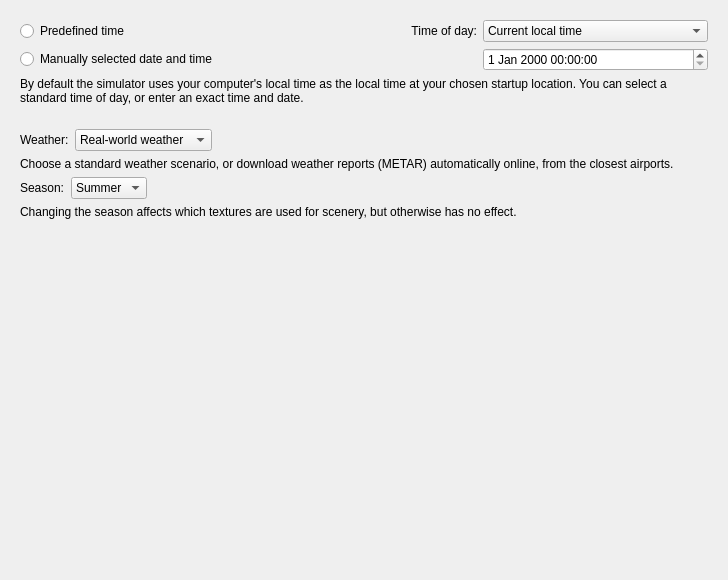
<?xml version="1.0" encoding="UTF-8"?>
<ui version="4.0">
 <class>EnvironmentPage</class>
 <widget class="QWidget" name="EnvironmentPage">
  <property name="geometry">
   <rect>
    <x>0</x>
    <y>0</y>
    <width>728</width>
    <height>580</height>
   </rect>
  </property>
  <property name="windowTitle">
   <string>Form</string>
  </property>
  <layout class="QVBoxLayout" name="verticalLayout_3">
   <item>
    <widget class="SettingsSection" name="timeSection" native="true">
     <property name="title" stdset="0">
      <string>Time and Date</string>
     </property>
     <layout class="QVBoxLayout" name="verticalLayout">
      <item>
       <layout class="QGridLayout" name="gridLayout">
        <item row="0" column="0">
         <widget class="QRadioButton" name="radioButton">
          <property name="text">
           <string>Predefined time</string>
          </property>
          <property name="advanced" stdset="0">
           <bool>true</bool>
          </property>
         </widget>
        </item>
        <item row="1" column="0">
         <widget class="QRadioButton" name="radioButton_2">
          <property name="text">
           <string>Manually selected date and time</string>
          </property>
          <property name="advanced" stdset="0">
           <bool>true</bool>
          </property>
         </widget>
        </item>
        <item row="0" column="2">
         <widget class="QComboBox" name="comboBox">
          <item>
           <property name="text">
            <string>Current local time</string>
           </property>
          </item>
          <item>
           <property name="text">
            <string>Dawn</string>
           </property>
          </item>
          <item>
           <property name="text">
            <string>Morning</string>
           </property>
          </item>
          <item>
           <property name="text">
            <string>Noon</string>
           </property>
          </item>
          <item>
           <property name="text">
            <string>Dusk</string>
           </property>
          </item>
          <item>
           <property name="text">
            <string>Midnight</string>
           </property>
          </item>
         </widget>
        </item>
        <item row="1" column="2">
         <widget class="QDateTimeEdit" name="dateTimeEdit">
          <property name="advanced" stdset="0">
           <bool>true</bool>
          </property>
         </widget>
        </item>
        <item row="0" column="1">
         <widget class="QLabel" name="label">
          <property name="text">
           <string>Time of day:</string>
          </property>
          <property name="alignment">
           <set>Qt::AlignRight|Qt::AlignTrailing|Qt::AlignVCenter</set>
          </property>
          <property name="simple" stdset="0">
           <bool>true</bool>
          </property>
         </widget>
        </item>
       </layout>
      </item>
      <item>
       <widget class="QLabel" name="label_4">
        <property name="text">
         <string>By default the simulator uses your computer's local time as the local time at your chosen startup location. You can select a standard time of day, or enter an exact time and date.</string>
        </property>
        <property name="wordWrap">
         <bool>true</bool>
        </property>
        <property name="help" stdset="0">
         <bool>true</bool>
        </property>
       </widget>
      </item>
     </layout>
    </widget>
   </item>
   <item>
    <widget class="SettingsSection" name="weatherSection" native="true">
     <property name="title" stdset="0">
      <string>Weather</string>
     </property>
     <layout class="QVBoxLayout" name="verticalLayout_2">
      <item>
       <layout class="QHBoxLayout" name="horizontalLayout">
        <item>
         <widget class="QLabel" name="label_3">
          <property name="text">
           <string>Weather:</string>
          </property>
         </widget>
        </item>
        <item>
         <widget class="QComboBox" name="comboBox_3">
          <item>
           <property name="text">
            <string>Real-world weather</string>
           </property>
          </item>
          <item>
           <property name="text">
            <string>Clear and calm</string>
           </property>
          </item>
          <item>
           <property name="text">
            <string>Thunderstorm</string>
           </property>
          </item>
         </widget>
        </item>
        <item>
         <spacer name="horizontalSpacer">
          <property name="orientation">
           <enum>Qt::Horizontal</enum>
          </property>
          <property name="sizeHint" stdset="0">
           <size>
            <width>40</width>
            <height>20</height>
           </size>
          </property>
         </spacer>
        </item>
       </layout>
      </item>
      <item>
       <widget class="QLabel" name="label_6">
        <property name="text">
         <string>Choose a standard weather scenario, or download weather reports (METAR) automatically online, from the closest airports.</string>
        </property>
        <property name="wordWrap">
         <bool>true</bool>
        </property>
        <property name="help" stdset="0">
         <bool>true</bool>
        </property>
       </widget>
      </item>
      <item>
       <layout class="QHBoxLayout" name="horizontalLayout_2">
        <item>
         <widget class="QLabel" name="label_2">
          <property name="text">
           <string>Season:</string>
          </property>
         </widget>
        </item>
        <item>
         <widget class="QComboBox" name="comboBox_2">
          <item>
           <property name="text">
            <string>Summer</string>
           </property>
          </item>
          <item>
           <property name="text">
            <string>Winter</string>
           </property>
          </item>
         </widget>
        </item>
        <item>
         <spacer name="horizontalSpacer_2">
          <property name="orientation">
           <enum>Qt::Horizontal</enum>
          </property>
          <property name="sizeHint" stdset="0">
           <size>
            <width>40</width>
            <height>20</height>
           </size>
          </property>
         </spacer>
        </item>
       </layout>
      </item>
      <item>
       <widget class="QLabel" name="label_5">
        <property name="text">
         <string>Changing the season affects which textures are used for scenery, but otherwise has no effect.</string>
        </property>
        <property name="wordWrap">
         <bool>true</bool>
        </property>
        <property name="help" stdset="0">
         <bool>true</bool>
        </property>
       </widget>
      </item>
      <item>
       <spacer name="verticalSpacer">
        <property name="orientation">
         <enum>Qt::Vertical</enum>
        </property>
        <property name="sizeHint" stdset="0">
         <size>
          <width>20</width>
          <height>40</height>
         </size>
        </property>
       </spacer>
      </item>
     </layout>
    </widget>
   </item>
  </layout>
  <zorder>timeSection</zorder>
  <zorder>label_2</zorder>
  <zorder>comboBox_2</zorder>
  <zorder>weatherSection</zorder>
 </widget>
 <customwidgets>
  <customwidget>
   <class>SettingsSection</class>
   <extends>QWidget</extends>
   <header location="global">GUI/SettingsSection.h</header>
   <container>1</container>
  </customwidget>
 </customwidgets>
 <resources/>
 <connections/>
</ui>
